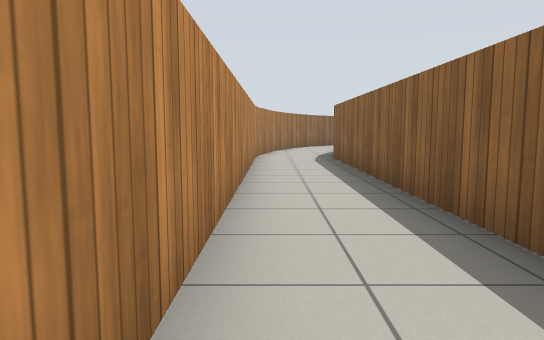
View 1 (above)

22 first-person views from a walk through a world built for the Gazebo simulator. The camera is 0.83 m above the floor, tilts 6° down and sees 70° across. The floor is counted in squares, 1 m on a side. Each view is taken from the middle of a square. On the plan, view 1 faces up. The plan holds only what a view shows up to about 12 squares ahead; the rest is blank. Simple patterns stand in for the simulator's built-in surfaces.

View 2
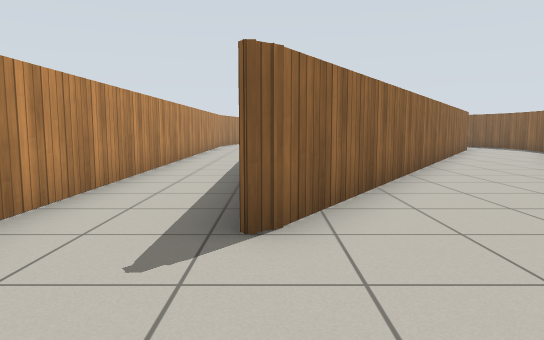

View 3
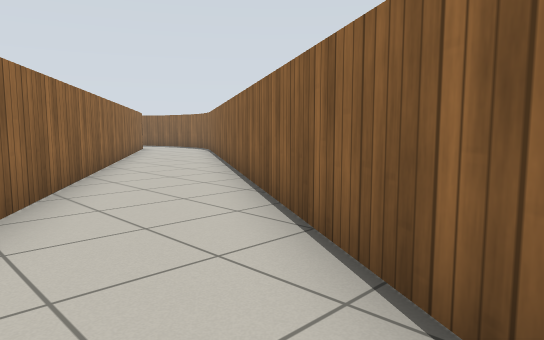

View 4
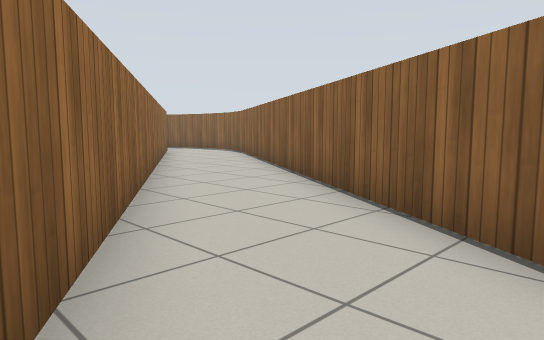

View 5
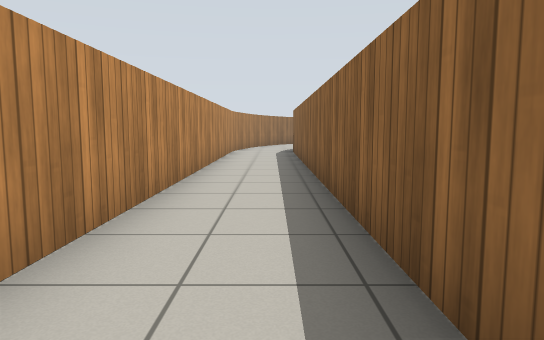

View 6
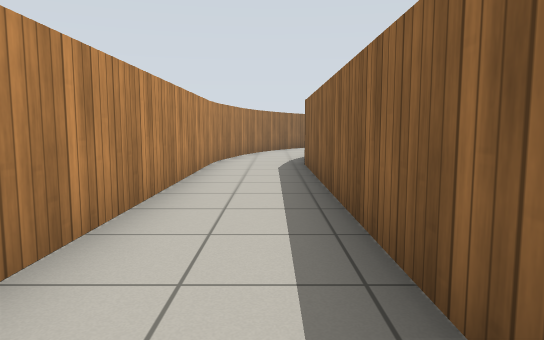

View 7
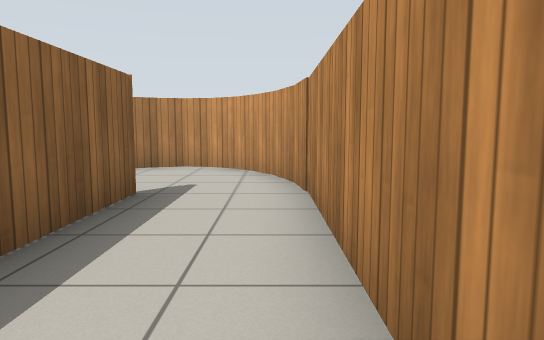

View 8
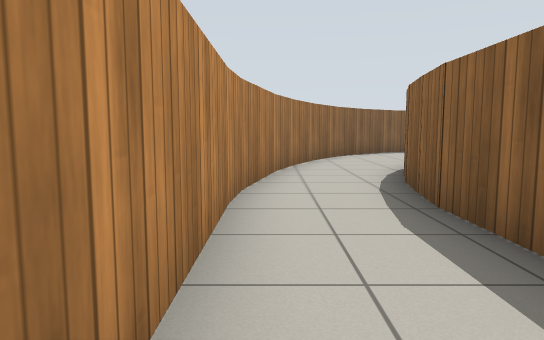

View 9
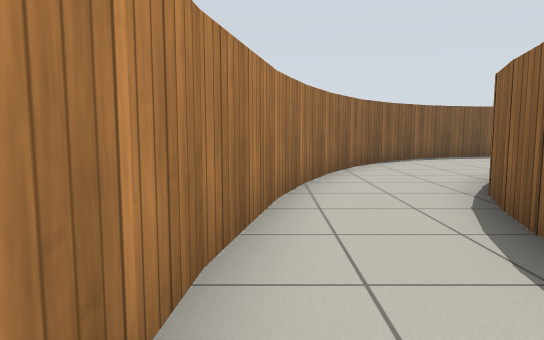

View 10
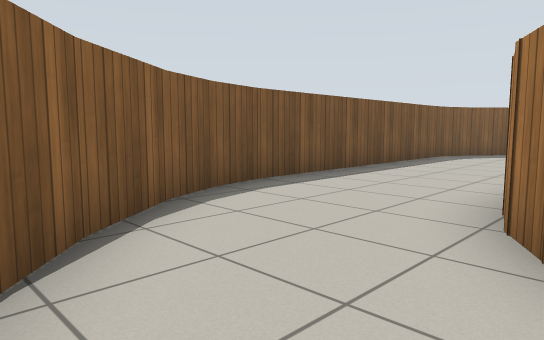

View 11
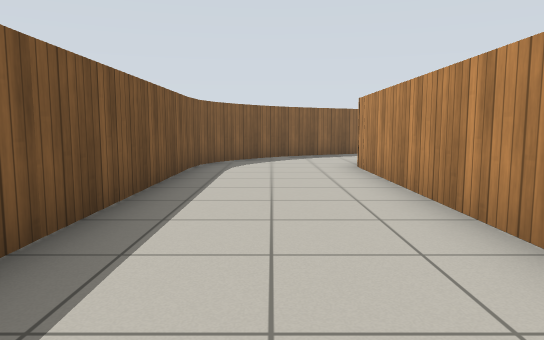

View 12
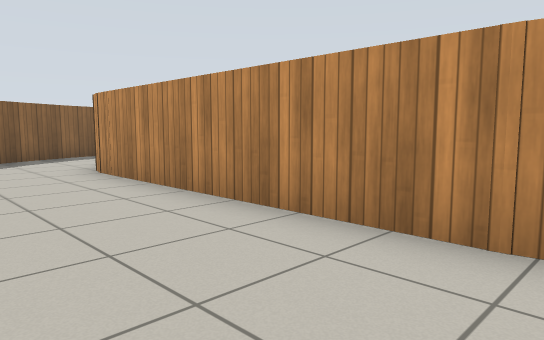

View 13
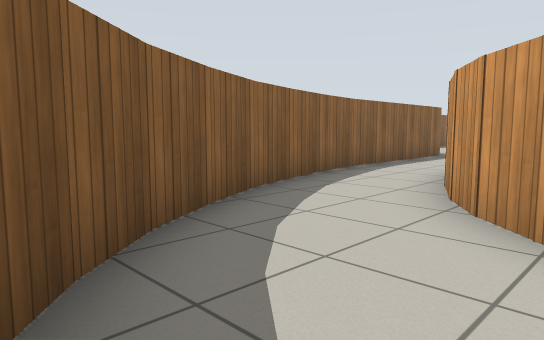

View 14
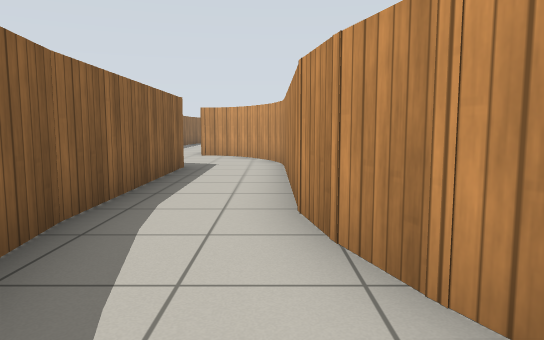

View 15
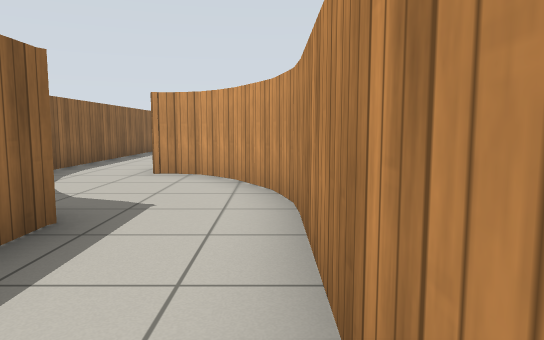

View 16
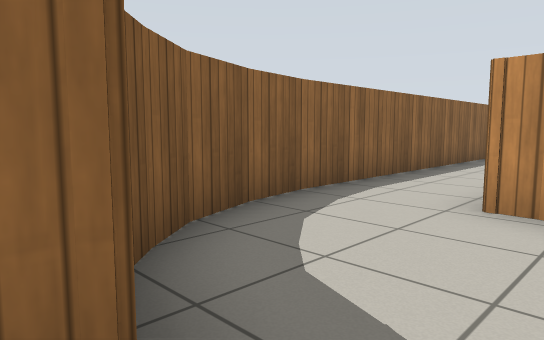

View 17
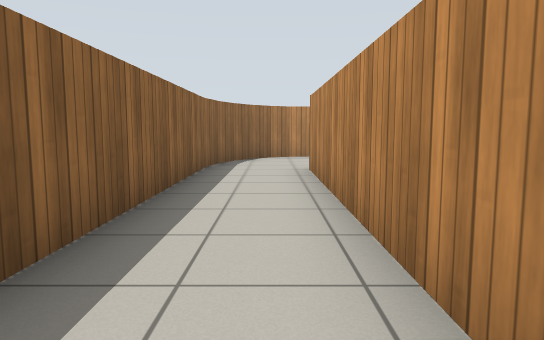

View 18
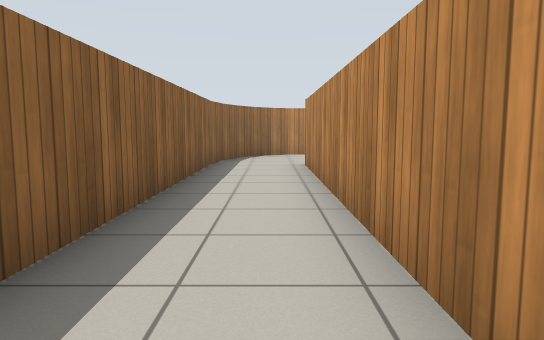

View 19
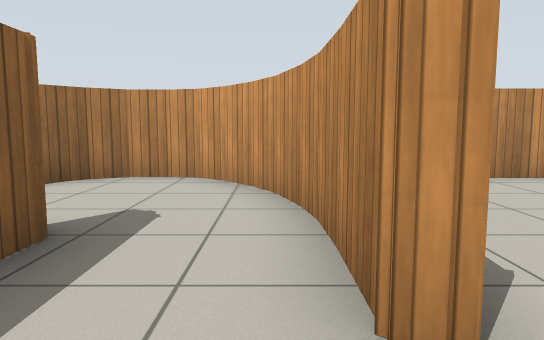

View 20
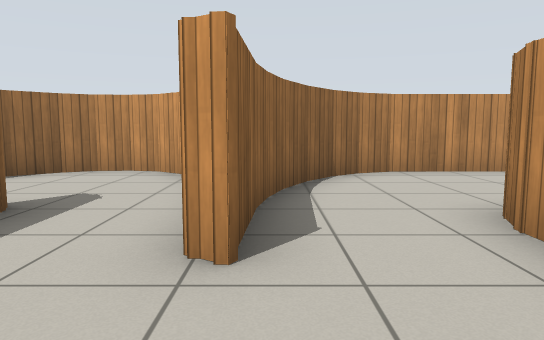

View 21
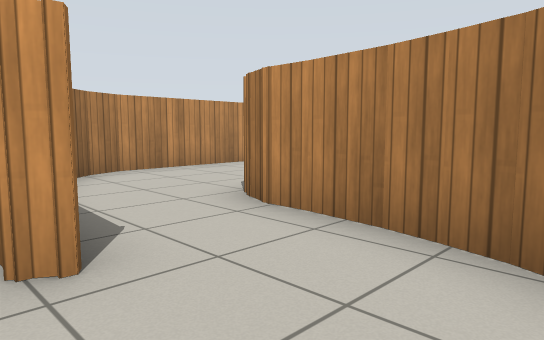

View 22
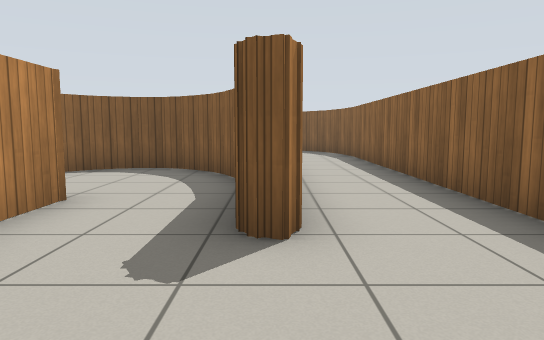

### Floor plan
Key: @ floor where view 1 was taken; # wall or solid block; . floor.
Columns run from 1 left of view 1 to 22 right of it. Each row starts with its distance up from view 1.
 22      ############
 21     ##..........###
 20    ##.............#
 19   ##..............##
 18   #....#########...#
 17  ##.. ##       ##..##
 16  #..            ##..#
 15  #..#            #..#
 14  #..#            #..#
 13 ##.##            #..#
 12 #..#             #..#
 11 #..#             #..#
 10 #..#             #..#
  9 #..#             #..##
  8 #..#             #...##
  7 #..#             ##...##
  6 #..#    ##        #....#
  5 #..#    #...      ###..#
  4 #..#   ##..#        #..#
  3 #..#  ##..##        #..#
  2 #..#  #...#         #..#
  1 #..# ##..##    ######..#
  0 #@.###..##     #...##..#
 -1 #..###..#      #....#..#
 -2 #..##...#      #....#..#
 -3 #..#...##     ##.#..#..#
 -4 #.....##      #..#..#..#
 -5 #.....#      ....#.....#
 -6 ##...##      ....##...##
 -7  #..##      ....###...#
 -8  ####      ###### #####

Positions as (right, up) in squares from view 1, and headings:
1: (0, 0), facing up
2: (2, -7), facing up
3: (2, -7), facing up-right
4: (2, -5), facing up-right
5: (1, -3), facing up
6: (1, 2), facing up
7: (0, 1), facing down
8: (0, 7), facing up
9: (0, 10), facing up
10: (2, 17), facing up-right
11: (5, 20), facing right
12: (6, 21), facing down-right
13: (14, 21), facing down-right
14: (17, 17), facing down
15: (17, 12), facing down
16: (18, 9), facing down-right
17: (20, 4), facing down
18: (20, 5), facing down
19: (17, -1), facing down
20: (16, 0), facing down
21: (17, 0), facing down-left
22: (19, -7), facing up
